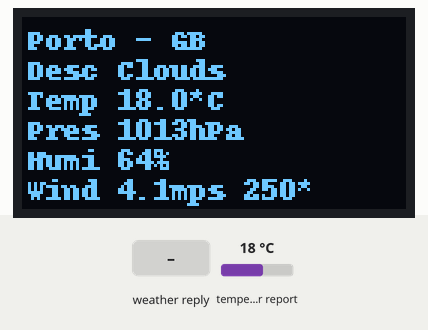
Recording of a program running on a simulated Raspberry Pi (BCM pin numbers). Parts: 128×64 one-colour display. The test bench sets the inputs (shaded band); at power-on: temperature in the web weather report 18 °C. Requests to the public web service named in the program get a made-up reply in its usual format after 0.4 s (London, UTC, broken clouds, 64 % humidity, 1013 hPa unless stated).

Above: at 1.2 s.
1.3 s: the web weather report turns to Clear
At 11.9 s:
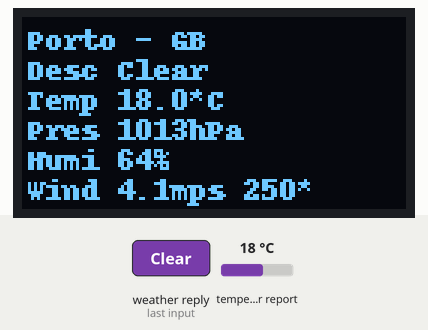
12.7 s: the web weather report turns to Rain
At 22.5 s:
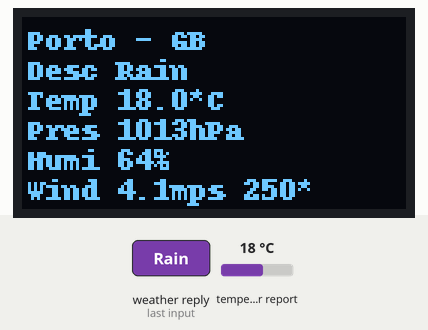
23.4 s: the web weather report turns to Snow
At 33.0 s:
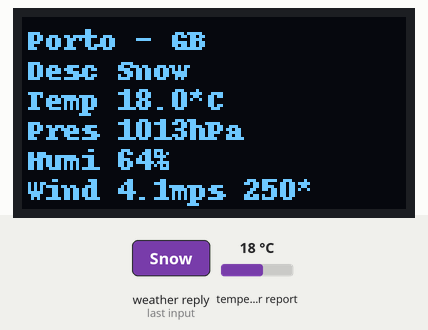
34.0 s: the web weather report turns to Thunderstorm
At 43.5 s:
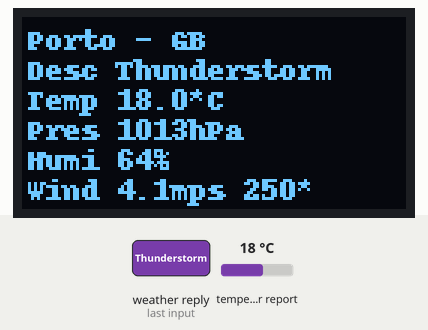
44.6 s: the web weather report turns to Mist
At 55.0 s:
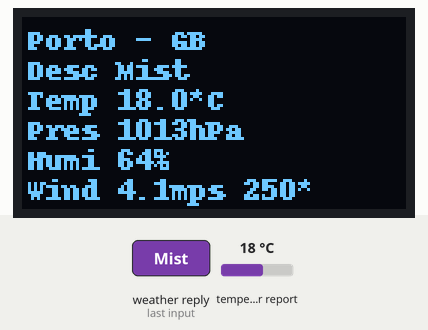
55.3 s: temperature in the web weather report set to -14 °C
At 65.8 s:
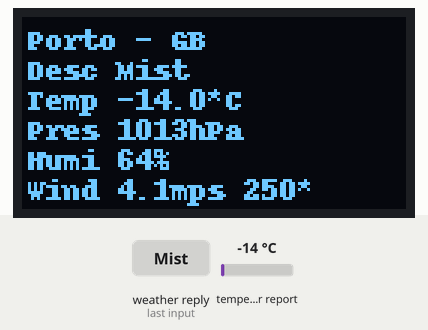
Timing chart, 0 to 66.9 s (numbered marks = the images above; inputs shaded):
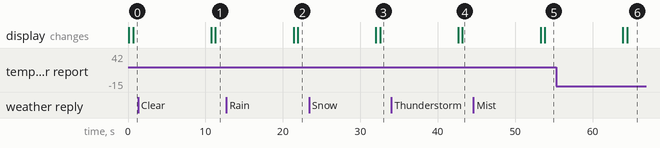

The program:

weather_forecast.py
```python
#Project 7 - Mini Weather Forecaster
#latest code updates available at: https://github.com/RuiSantosdotme/RaspberryPiProject
#project updates at: https://nostarch.com/RaspberryPiProject

#import necessary libraries
import time
import Adafruit_SSD1306
import requests

from PIL import Image
from PIL import ImageDraw
from PIL import ImageFont

#Raspberry Pi pin configuration
RST = 24

#128x32 display with hardware I2C
#disp = Adafruit_SSD1306.SSD1306_128_32(rst=RST)

#128x64 display with hardware I2C
disp = Adafruit_SSD1306.SSD1306_128_64(rst=RST)

#set your unique OpenWeatherMap.org URL
open_weather_map_url = 'http://api.openweathermap.org/data/2.5/weather?q=Porto,PT&APPID=801d2603e9f2e1c70e042e4f5f6e0381'

#initialize display
disp.begin()

while True:
    #clear display
    disp.clear()
    disp.display()

    #create blank image for drawing
    #make sure to create image with mode '1' for 1-bit color
    width = disp.width
    height = disp.height
    image = Image.new('1', (width, height))

    #get drawing object to draw on image
    draw = ImageDraw.Draw(image)

    #draw a black filled box to clear the image
    draw.rectangle((0,0,width,height), outline=0, fill=0)

    #define constants to define drawing area
    padding = 2
    top = padding
    #move left to right keeping track of the current x position for drawing text
    x = padding

    #load default font
    font = ImageFont.load_default()

    #OpenWeatherMap.org weather data request
    weather_data = requests.get(open_weather_map_url)

    #display location
    location = weather_data.json().get('name') + ' - ' + weather_data.json().get('sys').get('country')
    draw.text((x, top), location,  font=font, fill=255)

    #display description
    description = 'Desc ' + weather_data.json().get('weather')[0].get('main')
    draw.text((x, top+10), description,  font=font, fill=255)

    #temperature
    raw_temperature = weather_data.json().get('main').get('temp')-273.15

    #temperature in Celsius
    temperature = 'Temp ' + str(raw_temperature) + '*C'
    #uncomment for temperature in Fahrenheit
    #temperature = 'Temp ' + str(raw_temperature*(9/5.0)+32) + '*F'
    draw.text((x, top+20), temperature, font=font, fill=255)

    #display pressure
    pressure = 'Pres ' + str(weather_data.json().get('main').get('pressure')) + 'hPa'
    draw.text((x, top+30), pressure, font=font, fill=255)

    #displays humidity
    humidity = 'Humi ' + str(weather_data.json().get('main').get('humidity')) + '%'
    draw.text((x, top+40), humidity, font=font, fill=255)

    #displays wind
    wind = 'Wind ' + str(weather_data.json().get('wind').get('speed')) + 'mps ' + str(weather_data.json().get('wind').get('deg')) + '*'
    draw.text((x, top+50), wind, font=font, fill=255)

    #display image
    disp.image(image)
    disp.display()
    time.sleep(10)
```

Measured:
- after the input at 1.3 s, the display: first differs from a run without the input after 10.0 s (image 1)
- after the input at 12.7 s, the display: first differs from a run without the input after 9.2 s (image 2)
- after the input at 23.4 s, the display: first differs from a run without the input after 9.1 s (image 3)
- after the input at 34.0 s, the display: first differs from a run without the input after 9.2 s (image 4)
- after the input at 44.6 s, the display: first differs from a run without the input after 9.2 s (image 5)
- after the input at 55.3 s, the display: first differs from a run without the input after 9.2 s (image 6)
